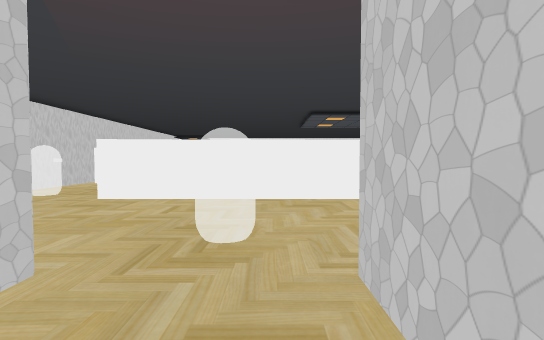
[1] (above)

18 first-person views from a walk through a 3-D level made in the Unity game engine. The camera is 1.3 m above the floor, tilts 2° down and sees 85° across. Doors are open. The floor is counted in squares, 2 m on a side. Each view is taken from the middle of a square. On the plan, view 1 faces up. The plan holds only what a view shows up to about 9 squares ahead; the rest is blank. Some surface patterns are stand-ins.

[2]
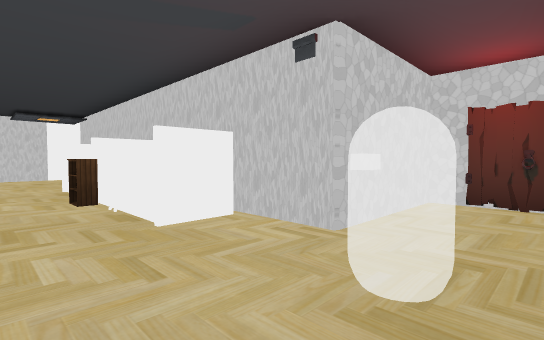

[3]
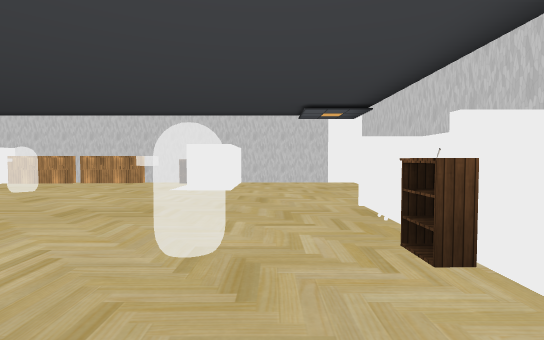

[4]
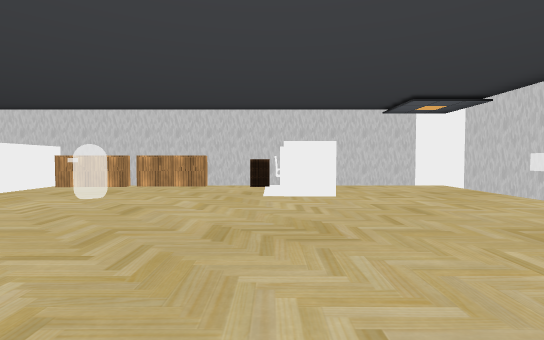

[5]
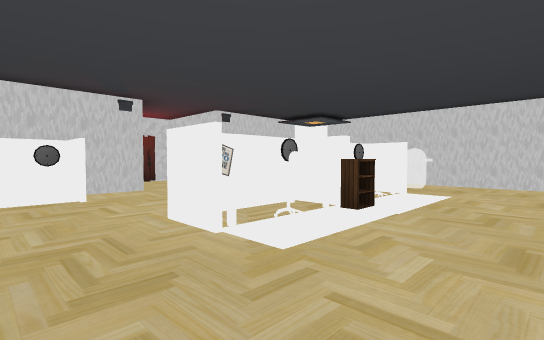

[6]
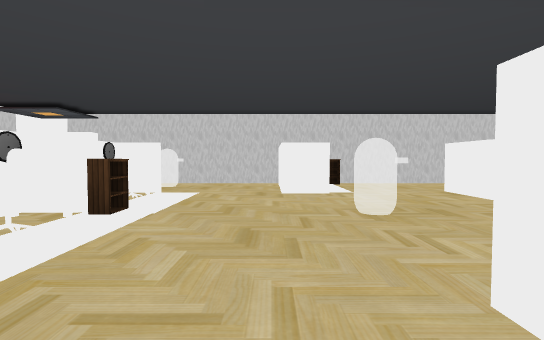

[7]
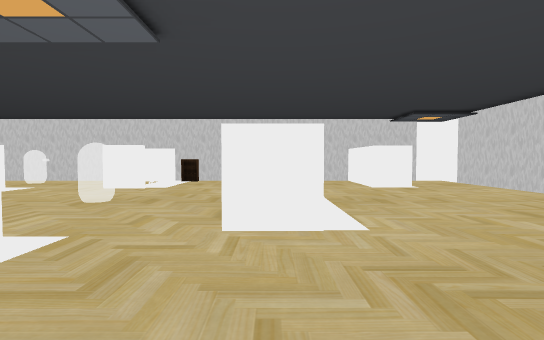

[8]
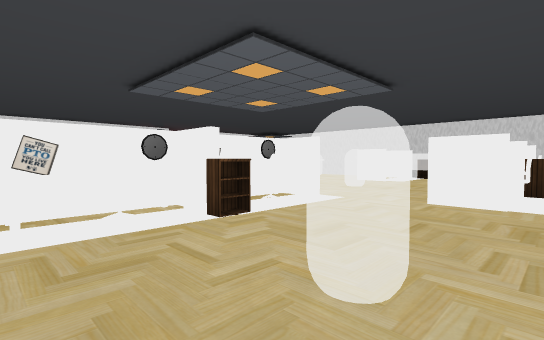

[9]
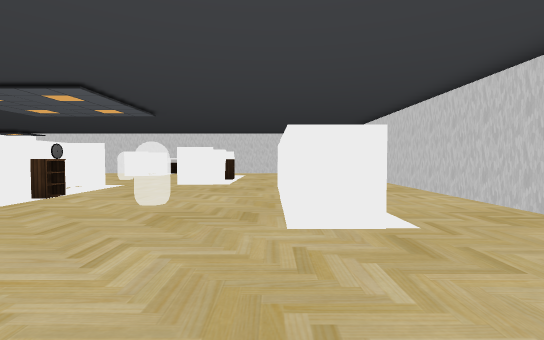

[10]
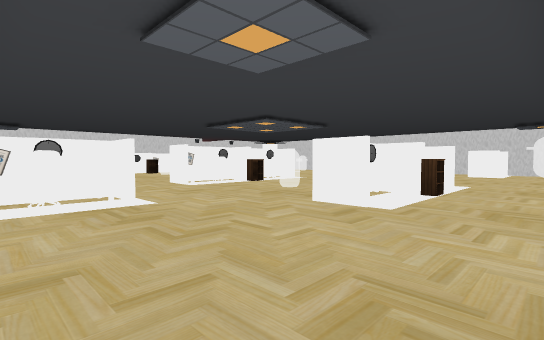

[11]
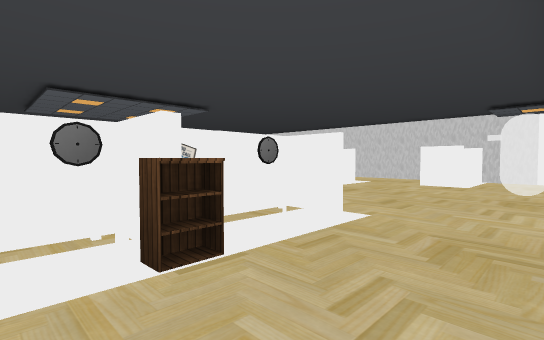

[12]
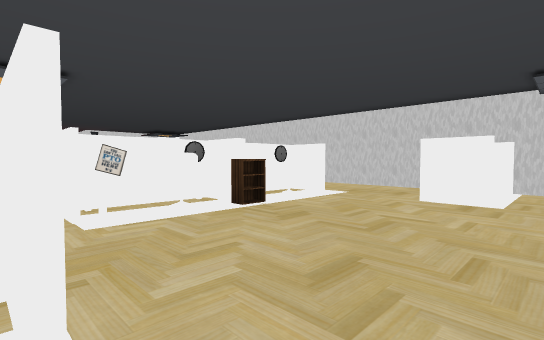

[13]
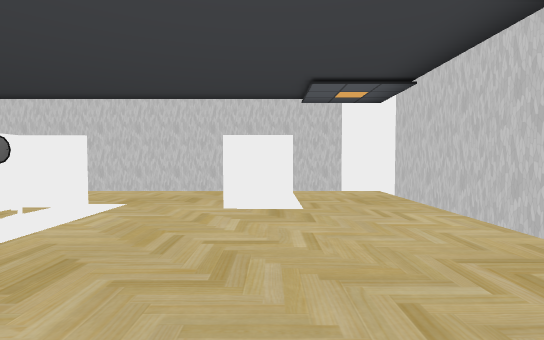

[14]
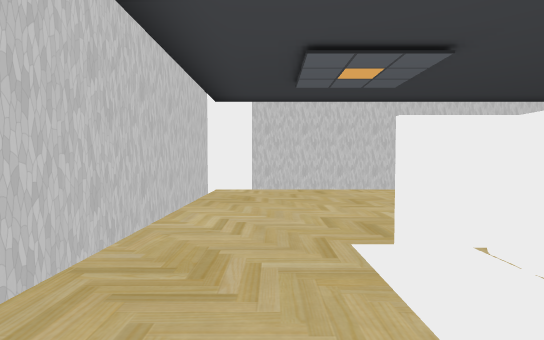

[15]
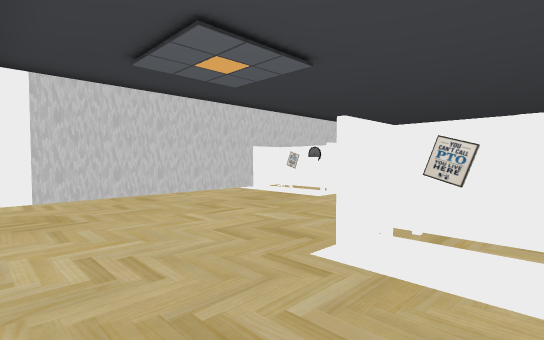

[16]
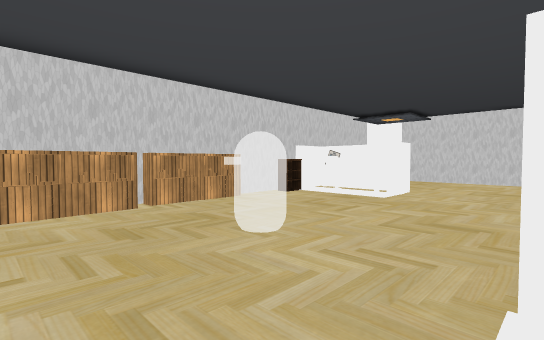

[17]
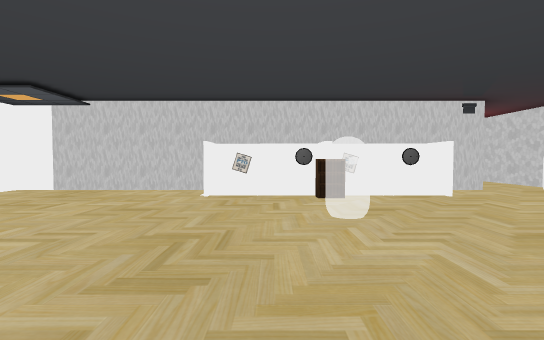

[18]
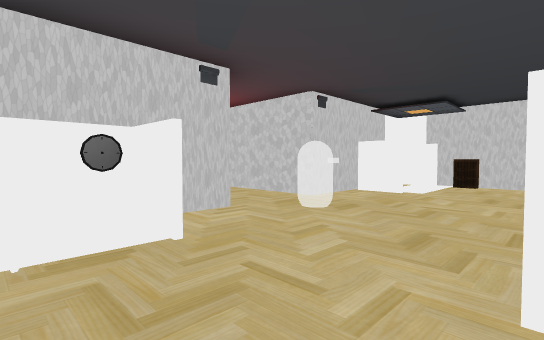

### Floor plan
Ten units are one square. View 1 is at (0, 0); x grows to the right and y downward. Boxes are objects, and circles mark ways between rooms. Rooms are numbered by the first view taken in them; rooms with no view inside come last. Other rooms are left out.
<svg viewBox="-60 -177 170 191">
<path fill="none" stroke="#000" d="M-13 -17 -13 8 5 8 5 -17M-7 8 -2 9M62 -100 62 -90M4 -116 12 -116M13 -125 13 -115M-6 -57 -6 -49 -29 -49M-27 -91 -27 -82 -49 -82M54 -142 62 -142 62 -151 62 -141 57 -141M19 -151 19 -142 27 -142M-29 -59 -29 -49M55 -19 62 -19 62 -29M5 -17 14 -17M-48 -92 -48 -82M64 -17 104 -17 104 -172 9 -172M105 -49 94 -49 104 -49M-29 -28 -29 -17 -13 -17M-29 -154 -29 -144 -50 -144M-14 -172 -51 -172 -51 -35"/>
<rect x="-55" y="-35" width="10" height="10" fill="#bbb"><title>other object</title></rect>
<rect x="-55" y="-105" width="10" height="10" fill="#bbb"><title>other object</title></rect>
<rect x="-45" y="-95" width="10" height="10" fill="#bbb"><title>other object</title></rect>
<rect x="-45" y="-105" width="10" height="10" fill="#bbb"><title>other object</title></rect>
<rect x="-45" y="-155" width="10" height="10" fill="#bbb"><title>other object</title></rect>
<rect x="-45" y="-165" width="10" height="10" fill="#bbb"><title>other object</title></rect>
<rect x="-35" y="-35" width="10" height="10" fill="#bbb"><title>other object</title></rect>
<rect x="-35" y="-125" width="10" height="10" fill="#bbb"><title>other object</title></rect>
<rect x="-25" y="-55" width="10" height="10" fill="#bbb"><title>other object</title></rect>
<rect x="-25" y="-65" width="10" height="10" fill="#bbb"><title>other object</title></rect>
<rect x="-25" y="-115" width="10" height="10" fill="#bbb"><title>other object</title></rect>
<rect x="-25" y="-125" width="10" height="10" fill="#bbb"><title>other object</title></rect>
<rect x="-25" y="-135" width="10" height="10" fill="#bbb"><title>other object</title></rect>
<rect x="-15" y="-65" width="10" height="10" fill="#bbb"><title>other object</title></rect>
<rect x="-15" y="-125" width="10" height="10" fill="#bbb"><title>other object</title></rect>
<rect x="-15" y="-135" width="10" height="10" fill="#bbb"><title>other object</title></rect>
<rect x="-5" y="-55" width="10" height="10" fill="#bbb"><title>other object</title></rect>
<rect x="-5" y="-115" width="10" height="10" fill="#bbb"><title>other object</title></rect>
<rect x="-5" y="-125" width="10" height="10" fill="#bbb"><title>other object</title></rect>
<rect x="-5" y="-135" width="10" height="10" fill="#bbb"><title>other object</title></rect>
<rect x="5" y="-55" width="10" height="10" fill="#bbb"><title>other object</title></rect>
<rect x="5" y="-65" width="10" height="10" fill="#bbb"><title>other object</title></rect>
<rect x="15" y="-25" width="10" height="10" fill="#bbb"><title>other object</title></rect>
<rect x="15" y="-35" width="10" height="10" fill="#bbb"><title>other object</title></rect>
<rect x="15" y="-95" width="10" height="10" fill="#bbb"><title>other object</title></rect>
<rect x="15" y="-105" width="10" height="10" fill="#bbb"><title>other object</title></rect>
<rect x="25" y="-25" width="10" height="10" fill="#bbb"><title>other object</title></rect>
<rect x="25" y="-35" width="10" height="10" fill="#bbb"><title>other object</title></rect>
<rect x="25" y="-95" width="10" height="10" fill="#bbb"><title>other object</title></rect>
<rect x="25" y="-105" width="10" height="10" fill="#bbb"><title>other object</title></rect>
<rect x="25" y="-145" width="10" height="10" fill="#bbb"><title>other object</title></rect>
<rect x="25" y="-155" width="10" height="10" fill="#bbb"><title>other object</title></rect>
<rect x="25" y="-165" width="10" height="10" fill="#bbb"><title>other object</title></rect>
<rect x="35" y="-25" width="10" height="10" fill="#bbb"><title>other object</title></rect>
<rect x="35" y="-35" width="10" height="10" fill="#bbb"><title>other object</title></rect>
<rect x="35" y="-95" width="10" height="10" fill="#bbb"><title>other object</title></rect>
<rect x="35" y="-105" width="10" height="10" fill="#bbb"><title>other object</title></rect>
<rect x="35" y="-155" width="10" height="10" fill="#bbb"><title>other object</title></rect>
<rect x="45" y="-25" width="10" height="10" fill="#bbb"><title>other object</title></rect>
<rect x="45" y="-35" width="10" height="10" fill="#bbb"><title>other object</title></rect>
<rect x="45" y="-95" width="10" height="10" fill="#bbb"><title>other object</title></rect>
<rect x="45" y="-105" width="10" height="10" fill="#bbb"><title>other object</title></rect>
<rect x="45" y="-145" width="10" height="10" fill="#bbb"><title>other object</title></rect>
<rect x="45" y="-155" width="10" height="10" fill="#bbb"><title>other object</title></rect>
<rect x="45" y="-165" width="10" height="10" fill="#bbb"><title>other object</title></rect>
<rect x="55" y="-35" width="10" height="10" fill="#bbb"><title>other object</title></rect>
<rect x="75" y="-125" width="10" height="10" fill="#bbb"><title>other object</title></rect>
<rect x="85" y="-55" width="10" height="10" fill="#bbb"><title>other object</title></rect>
<rect x="85" y="-65" width="10" height="10" fill="#bbb"><title>other object</title></rect>
<rect x="85" y="-125" width="10" height="10" fill="#bbb"><title>other object</title></rect>
<rect x="95" y="-65" width="10" height="10" fill="#bbb"><title>other object</title></rect>
<rect x="95" y="-85" width="10" height="10" fill="#bbb"><title>other object</title></rect>
<rect x="95" y="-95" width="10" height="10" fill="#bbb"><title>other object</title></rect>
<rect x="95" y="-105" width="10" height="10" fill="#bbb"><title>other object</title></rect>
<rect x="95" y="-115" width="10" height="10" fill="#bbb"><title>other object</title></rect>
<rect x="95" y="-125" width="10" height="10" fill="#bbb"><title>other object</title></rect>
<circle cx="-7" cy="-13" r="3" fill="#2a7"/>
<text x="-10" y="0">1</text>
<text x="30" y="-90">2</text>
</svg>
Room 1 opens to room 2.

Where each view was taken, in squares from view 1:
view 1: 0 up, 0 right, facing up
view 2: 4 up, 1 left, facing down-right
view 3: 4 up, 2 right, facing right
view 4: 6 up, 3 right, facing right
view 5: 8 up, 3 right, facing down-left
view 6: 8 up, 3 right, facing left
view 7: 12 up, 4 right, facing left
view 8: 13 up, 6 right, facing down-left
view 9: 14 up, 9 right, facing left
view 10: 17 up, 10 right, facing down-left
view 11: 17 up, 5 right, facing down-left
view 12: 16 up, 2 right, facing down-left
view 13: 15 up, 1 right, facing left
view 14: 16 up, 4 right, facing right
view 15: 17 up, 5 right, facing down-right
view 16: 11 up, 6 right, facing down-right
view 17: 8 up, 5 right, facing down
view 18: 5 up, 3 right, facing down-left
